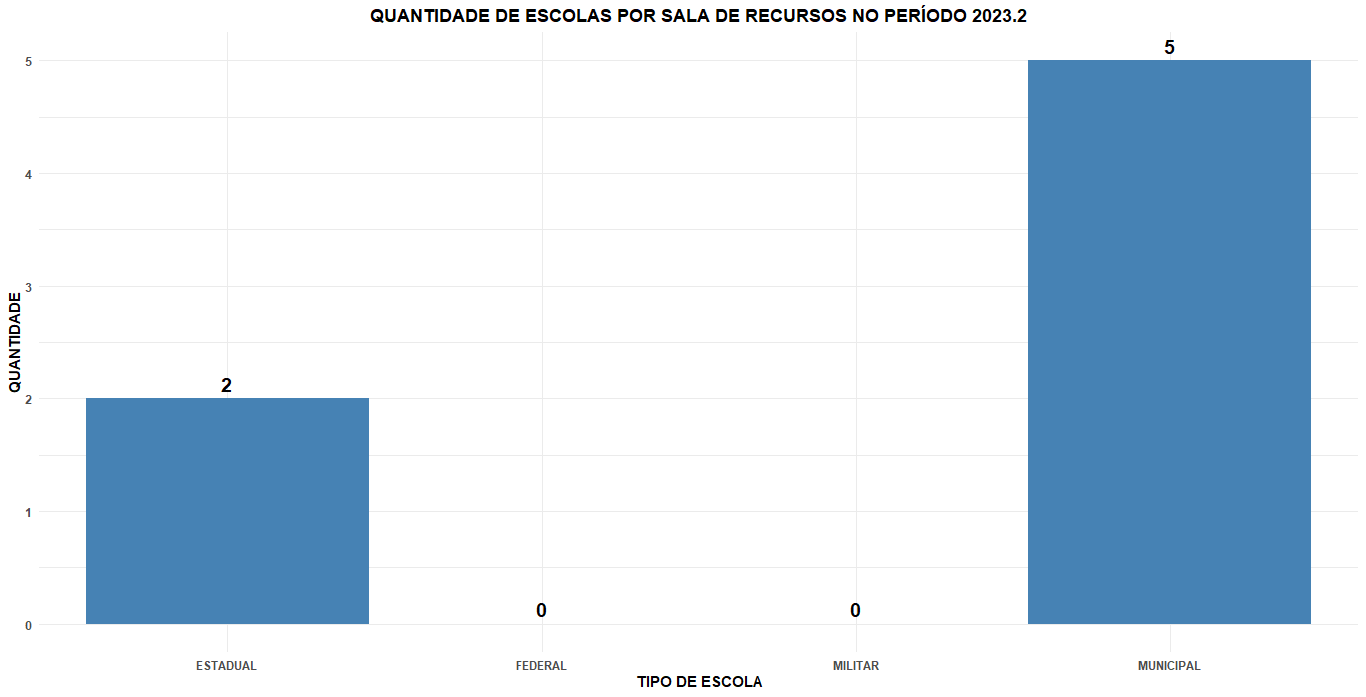

The R source for this figure:
# Carregar bibliotecas
library(ggplot2)
library(stringr)

# Criar os dados
dados <- data.frame(
  categoria = str_to_upper(c("Estadual", "Municipal", "Federal", "Militar")),
  quantidade = c(2, 5, 0, 0)
)

# Gerar o gráfico
ggplot(dados, aes(x = categoria, y = quantidade)) +
  geom_bar(stat = "identity", fill = "steelblue") +
  geom_text(aes(label = quantidade), vjust = -0.5, size = 5, fontface = "bold") +
  labs(
    title = "QUANTIDADE DE ESCOLAS POR SALA DE RECURSOS NO PERÍODO 2023.2",
    x = "TIPO DE ESCOLA",
    y = "QUANTIDADE"
  ) +
  theme_minimal() +
  theme(
    plot.title = element_text(hjust = 0.5, face = "bold"),
    axis.title.x = element_text(face = "bold"),
    axis.title.y = element_text(face = "bold"),
    axis.text = element_text(face = "bold"),
    legend.position = "none"
  )
